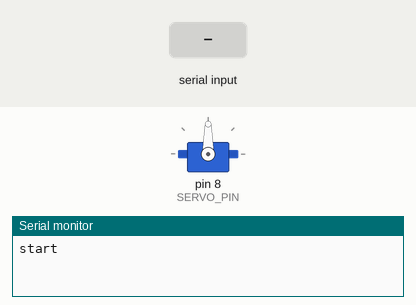
This sketch was run on a simulated Arduino Uno, built with avr-gcc and run on an emulated ATmega328P. Shown: servo, the last lines printed to the serial monitor. Inputs (shaded band) come from the test bench.

Above: at 1.2 s.
1.3 s: "90,45\n" received over Serial
At 2.7 s:
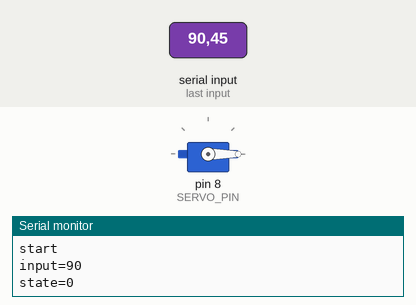
Timing chart, 0 to 4.3 s (numbered marks = the images above; inputs shaded):
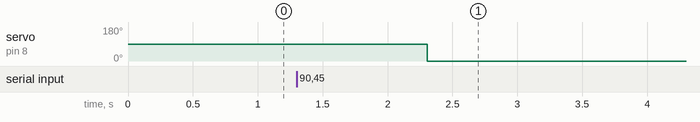

Measured:
- after the input at 1.3 s, servo on pin 8 (SERVO_PIN): 90° → 0° after 1.0 s

The sketch:

motor1.ino
```cpp
#include <Servo.h>//伺服馬達程式庫
#include <string.h>


#define SERVO_PIN 8//伺服馬達控制訊號接腳

int state=0;
bool lockSwitch=false;//伺服馬達狀態
Servo servo;


void turn(int input){

  state=input%5;
  servo.write(state*45);


  /*switch(input){

    case 1:
    servo.write(0);
    state=1;


      break;
    case 2:
    servo.write(45);
    state=2;
      break;
    case 3:
    servo.write(90);
    state=3;
      break;
      case 4:
    servo.write(90);
    state=3;
      break;
      case 3:
    servo.write(90);
    state=3;
      break;
      case 3:
    servo.write(90);
    state=3;
      break;


    }*/
    Serial.println("state="+String(state));


     delay(1000);   //等馬達轉到定位
  }


void setup() {
  Serial.begin(9600);
  servo.attach(SERVO_PIN);
  Serial.println("start");


}


void loop() {


              if(Serial.available()){
                int input = Serial.readString().toInt();

                  Serial.println("input="+String(input));

                  turn(input);


                }

           }
```
